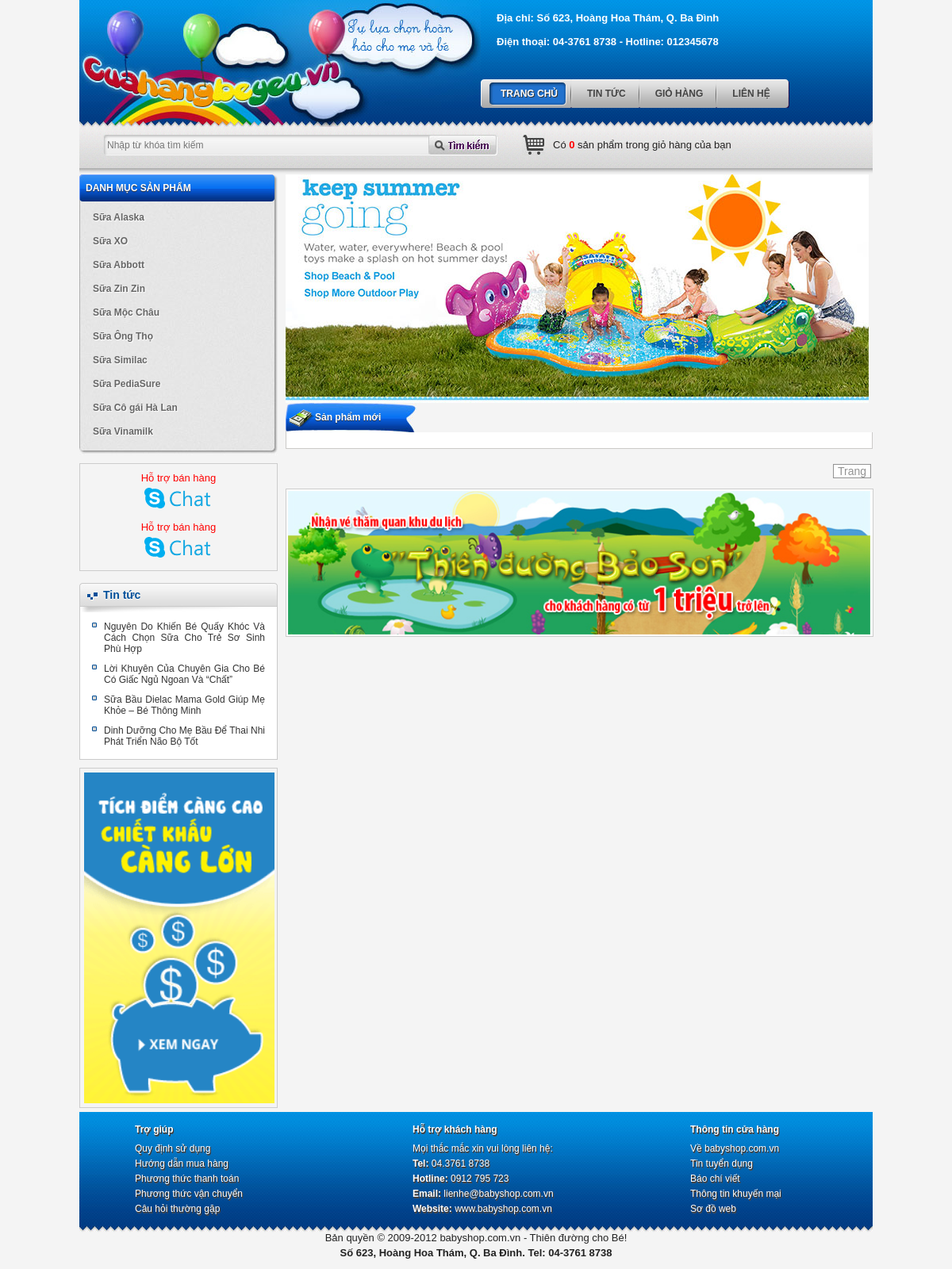
Screenshot of /index.php?controller=product&category_id=2 with the database file from the repository.
### tables this page shows
CREATE TABLE `category` (
  `category_id` int(10) NOT NULL,
  `c_name` varchar(50) DEFAULT NULL
);

CREATE TABLE `news` (
  `n_id` int(10) NOT NULL,
  `n_name` varchar(500) DEFAULT NULL,
  `n_description` varchar(2000) DEFAULT NULL,
  `n_content` text,
  `n_img` varchar(500) DEFAULT NULL,
  `n_hotnews` int(11) DEFAULT NULL
);

### controller/controller_category.php (called while the page is built, shortened)
<?php
	class controller_category extends controller{
		public function __construct(){
			$arr = $this->model->fetch("select * from category");
			include "view/view_category.php";
		}
	}
	new controller_category();
 ?>

### index.php (called while the page is built, shortened)
<?php
	include "config.php";
	include "application/model.php";
	include "application/controller.php";
	include "view/view_layout.php";
 ?>

### application/controller.php (called while the page is built, shortened)
<?php ob_start();
	class controller{
		public function __construct(){
			$this->model = new model();
		}
	}
 ?>

### application/model.php (called while the page is built, shortened)
<?php
	class model{
		public function fetch($sql){
			global $link;
			$result = mysqli_query($link,$sql);
			$arr = array();
			while($rows = mysqli_fetch_object($result))
				$arr[] = $rows;
			return $arr;
		}
	}
 ?>

### controller/controller_hotnews.php (called while the page is built, shortened)
<?php
	class controller_hotnews extends controller{
		public function __construct(){
			$arr = $this->model->fetch("select * from news where n_hotnews=1 order by n_id desc");
			include "view/view_hotnews.php";
		}
	}
	new controller_hotnews();
 ?>

### view/view_category.php (the view)
          <div class="box-container">
                <div class="product-category">
                    <div class="header"><span>Danh mục sản phẩm</span></div>
                        <div id="product_category">
                        <ul>
                        <?php
                            foreach($arr as $rows)
                            {
                         ?>
                            <li>
                            	<a href="index.php?controller=product&category_id=<?php echo $rows->category_id; ?>"><span><?php echo $rows->c_name; ?></span></a>
                            </li>
                        <?php } ?>
                        </ul>
                    </div>
                </div>
</div>

### view/view_hotnews.php
           <div class="box-container">
<div class="box-left">
               	<div class="header">
                   	<a href="#">Tin tức</a>
                   </div>
                   <div class="content">
                   <marquee direction="up" scrollamount="2" scrolldelay="2" onmouseover="this.stop()" onmouseout="this.start()">
		<ul>
                       <?php
                           foreach($arr as $rows)
                           {
                        ?>
                       	<li><a href="index.php?controller=news&news_id=<?php echo $rows->n_id; ?>"><?php echo $rows->n_name; ?></a></li>
                       <?php } ?>
                       </ul>
                       </marquee>
                   </div>
               </div>
           </div>

### public/css/styles.css (style rules this page uses)
body { margin:0px; padding:0px; background:#f4f4f4; font:13px normal Arial, Helvetica, sans-serif; color:#222; }
.box-container { padding-bottom:10px; width:100%; display:inline-block; clear:both; }
.product-category { background:url(../images/cat-bg.jpg) repeat-y top center; display:inline-block; clear:both; width:100%; }
.product-category .header { background:url(../images/cat-header.jpg) no-repeat top left; padding-left:8px; }
.product-category .header span { background:url(../images/cat-header.jpg) no-repeat top right; display:block; padding:10px 8px 10px 0px; text-transform:uppercase; color:#fff; font: bold 12px Arial, Helvetica, sans-serif; text-shadow:#333 0px 1px 1px; }
.product-category ul { background:url(../images/cat-footer.jpg) no-repeat bottom center; padding:5px 0px 15px 0px; }
.product-category ul li { padding:0px 9px 0px 7px; }
.product-category ul li a { font:bold 12px Arial, Helvetica, sans-serif; color:#666; text-shadow:#fff 1px 1px 1px;display:block; padding-left:10px; }
.product-category ul li a span { display:block; padding:8px 0px 8px 0px; }
.box-left .header { background:url(../images/box-left-header.jpg) no-repeat top left; padding-left:30px; }
.box-left .header a, .box-left .header a:link, .box-left .header a:visited { display:block; background:url(../images/box-left-header.jpg) no-repeat top right; padding:7px 10px 14px 0px; font:bold 14px Arial, Helvetica, sans-serif; color:#004f99; text-shadow:#fff 0px 1px 1px; }
.box-left .content { background:#fff; border:1px solid #cacaca; border-top:0px; padding:5px 10px 10px 10px; }
.box-left .content li { padding: 5px 5px 5px 20px; background:url(../images/icon-box-left.jpg) no-repeat 5px 8px; text-align:justify; }
.box-left .content li a, .box-left .content li a:link, .box-left .content li a:visited { color:#333; font:normal 12px Arial, Helvetica, sans-serif; }

### rows the page displays
category: c_name "Sữa Alaska"
category: c_name "Sữa XO"
category: c_name "Sữa Abbott"
category: c_name "Sữa Zin Zin"
category: c_name "Sữa Mộc Châu"
category: c_name "Sữa Ông Thọ"
category: c_name "Sữa Similac"
category: c_name "Sữa PediaSure"
category: c_name "Sữa Cô gái Hà Lan"
category: c_name "Sữa Vinamilk"
news: n_name "Nguyên Do Khiến Bé Quấy Khóc Và Cách Chọn Sữa Cho Trẻ Sơ Sinh Phù Hợp"
news: n_name "Lời Khuyên Của Chuyên Gia Cho Bé Có Giấc Ngủ Ngoan Và “Chất”"
news: n_name "Sữa Bầu Dielac Mama Gold Giúp Mẹ Khỏe – Bé Thông Minh"
news: n_name "Dinh Dưỡng Cho Mẹ Bầu Để Thai Nhi Phát Triển Não Bộ Tốt"

### other values shown
$number "0"
